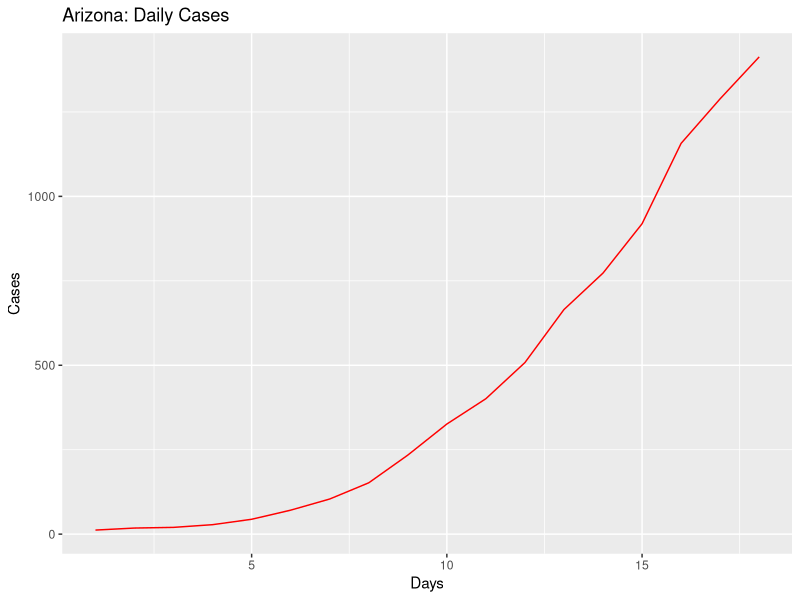
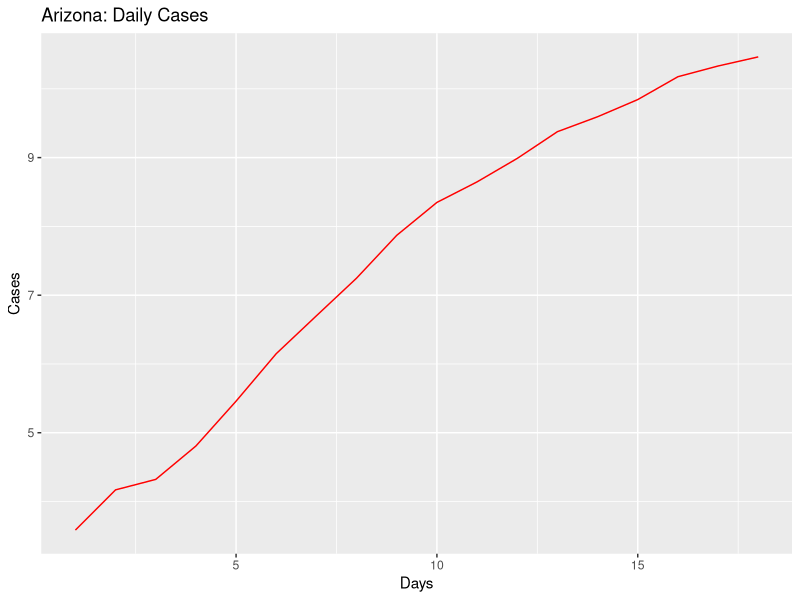
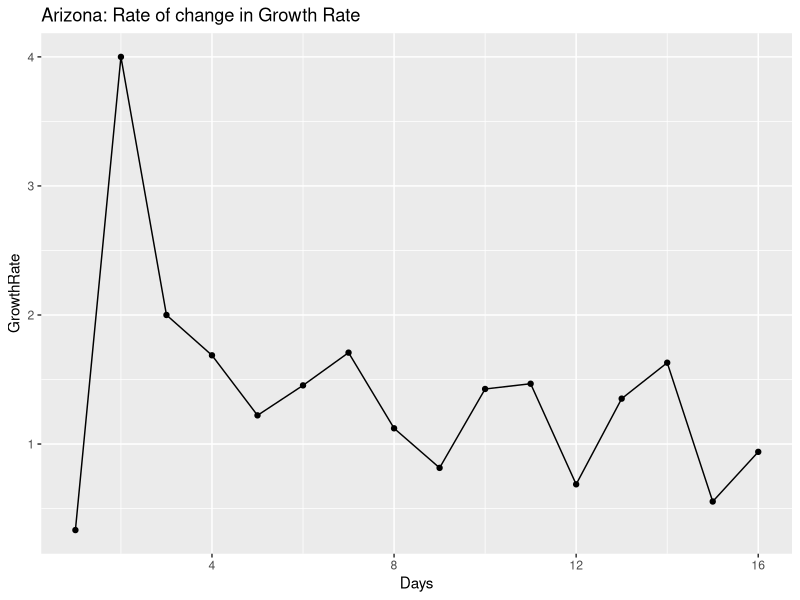
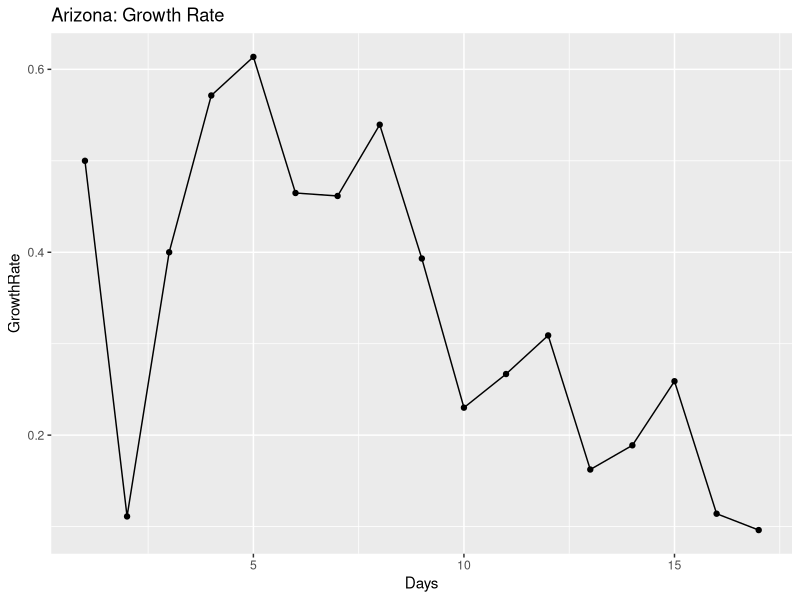
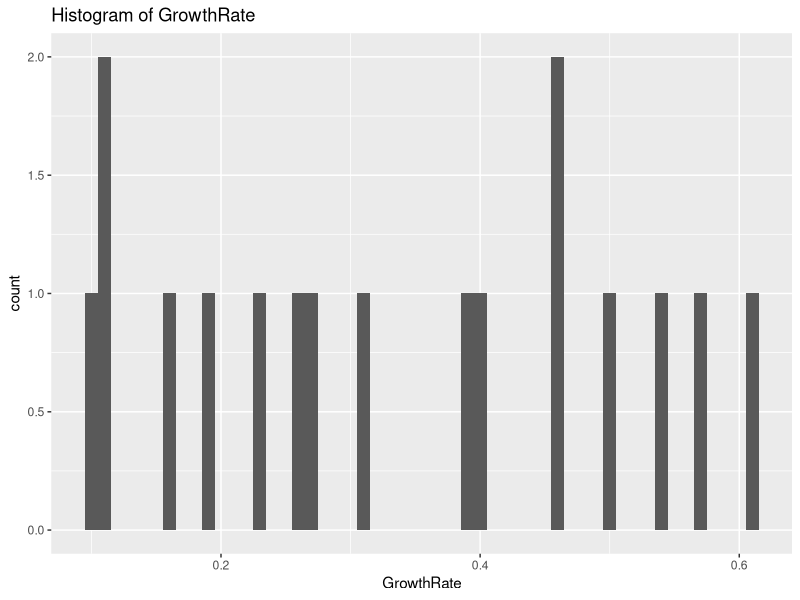
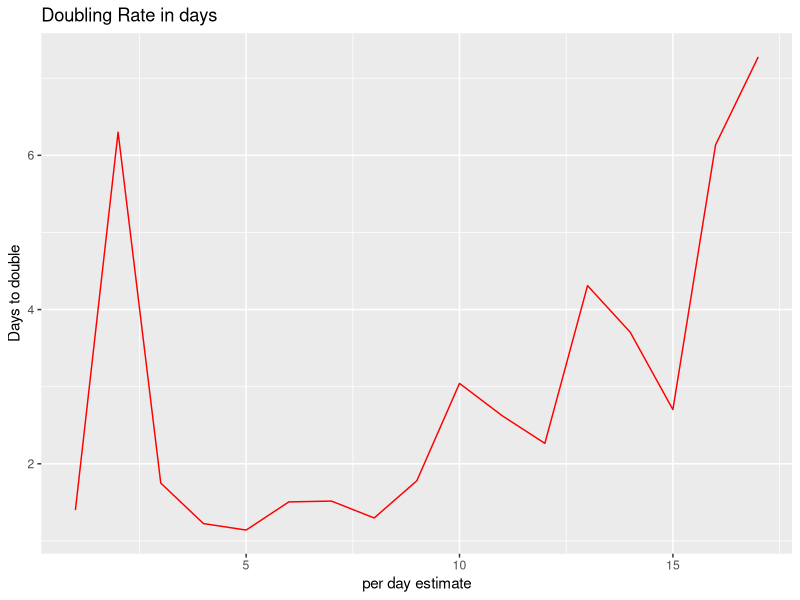
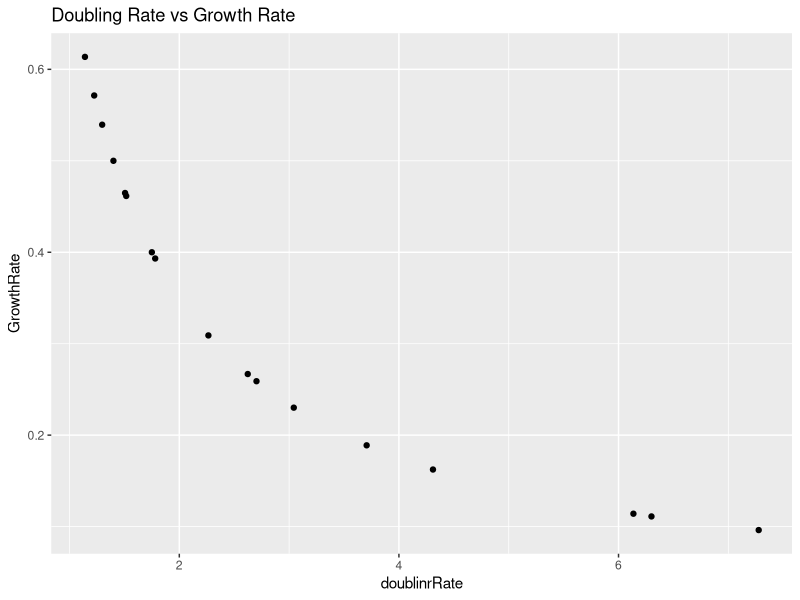
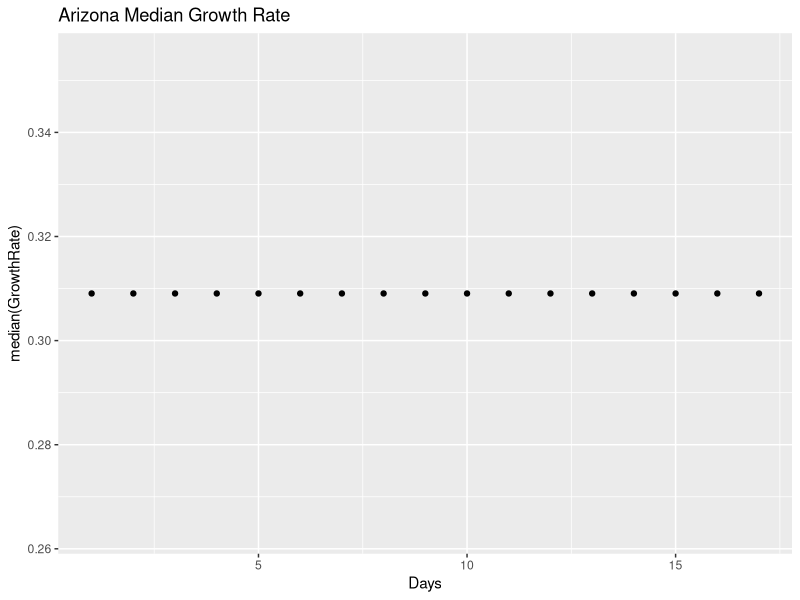

These figures' R source, in order:
## ---- chunk 1
knitr::opts_chunk$set(echo = TRUE)
## ---- chunk 2
library(ggplot2)
library(gridExtra)
library(dplyr)

coronaGrowth <- function(absoluteNumbers){
  growthfactor <- NULL
  absgrowth <- NULL
  for(i in 1:length(absoluteNumbers))
  {
    #print((absoluteNumbers[i]-absoluteNumbers[i+1]/absoluteNumbers[i+1])/absoluteNumbers[i+1])
    growthfactor[i] <- ((absoluteNumbers[i]-absoluteNumbers[i+1]))/(absoluteNumbers[i+1]-absoluteNumbers[i+2])  
    #growthfactor[i] <- ((absoluteNumbers[i]-absoluteNumbers[i+1]))/(absolutenumbers[i])
  }
  
  return (rev(growthfactor))
}

DailyGrowthRate <- function(absoluteNumbers)
{
  growthfactor <- NULL
  absgrowth <- NULL
  for(i in 1:length(absoluteNumbers))
  {
    #print((absoluteNumbers[i]-absoluteNumbers[i+1]/absoluteNumbers[i+1])/absoluteNumbers[i+1])
    growthfactor[i] <- ((absoluteNumbers[i]/absoluteNumbers[i+1]))-1 
    #growthfactor[i] <- ((absoluteNumbers[i]-absoluteNumbers[i+1]))/(absolutenumbers[i])
  }
  
  return (rev(growthfactor))  
}

DoublingRate <- function(absoluteNumbers)
{
  doublingrRate <- NULL
  cumsum <- NULL
  for(i in 1:length(absoluteNumbers))
  {
    
    doublingrRate[i] <- (70/(absoluteNumbers[i]*100))
    
  }
  return ((doublingrRate))  
}

## ---- chunk 3
#Arizona
absolutenumbers <- c(1413,1289,1157,919,773,665,508,401,326,234,152,104,71,44,28,20,18,12)

#America
#absolutenumbers <- c(101.7*1000,83.8*1000,65.8*1000,53.7*1000,43.8*1000,33.3*1000,25*1000,19*1000,13.7*1000,7.8*1000,6.4*1000,4.6*1000,3.5*1000,2.7*1000)
## ---- chunk 4
growthrate <- na.exclude(coronaGrowth(absolutenumbers))
days <- seq(1:length(growthrate))
dataTrend <- data.frame(GrowthRate = growthrate,Days = days)
print(dataTrend)
p1 <- ggplot(data=dataTrend, aes(x=Days, y=GrowthRate, group=1)) +ggtitle("Arizona: Rate of change in Growth Rate")+
  geom_line()+
  geom_point()

print(dataTrend)
#print(dataTrend1)




growthrate1 <- na.exclude(DailyGrowthRate(absolutenumbers))
doublingrate1 <- na.exclude(DoublingRate(growthrate1))
days1 <- seq(1:length(growthrate1))
dataTrend1 <- data.frame(GrowthRate = growthrate1,Days = days1,doublinrRate = doublingrate1)
print(dataTrend1)
multiplier <- tail(dataTrend1, n = 1)
pred_val <- (head(absolutenumbers, n = 1)*multiplier[,"GrowthRate"])+head(absolutenumbers, n = 1)

p2 <- ggplot(data=dataTrend1, aes(x=Days, y=GrowthRate, group=1)) +ggtitle("Arizona: Growth Rate")+
  geom_line()+
  geom_point()

days <- seq(1:length(absolutenumbers))
growthrate <- append(growthrate, c(1,1),after = 0)
dataOriginal <- data.frame(Cases = rev(absolutenumbers), Days = days)
p3<- ggplot() +geom_line(data=dataOriginal, aes(x=Days, y=Cases,),color = "Red")+labs(title="Arizona: Daily Cases", y="Cases", x="Days")

p3_log<- ggplot() +geom_line(data=dataOriginal, aes(x=Days, y=log2(Cases)),color = "Red")+labs(title="Arizona: Daily Cases", y="Cases", x="Days")+
  #geom_line(data=dataOriginal, aes(x=Days+1, y=Prediction),color = "Blue")
  geom_point()



# Analyze growth rate to get interval of values
summary(dataTrend1$GrowthRate)
dataTrend1%>%select("GrowthRate")%>%summarise(meanGR = mean(GrowthRate), medianGR = median(GrowthRate), sdGR = sd(GrowthRate))
p4 <- ggplot(data = dataTrend1, aes(x = GrowthRate))+ggtitle("Histogram of GrowthRate")+geom_histogram(binwidth = 0.01)


#Analyze the doubling rate
p5<- ggplot() +geom_line(data=dataTrend1, aes(x=Days, y=doublinrRate),color = "Red")+labs(title="Doubling Rate in days", y="Days to double", x ="per day estimate")+
  #geom_line(data=dataOriginal, aes(x=Days+1, y=Prediction),color = "Blue")
  geom_point()

#Scatter plor of Growthrate versus Doubling Rate
p6 <- ggplot()+geom_point(data = dataTrend1, aes(x = doublinrRate, y = GrowthRate))+labs(title = "Doubling Rate vs Growth Rate")

#Median growth rate trend 
p7 <- ggplot()+geom_point(data = dataTrend1, aes(x = Days, y = median(GrowthRate)))+labs(title = "Arizona Median Growth Rate")

#Confidence Interval for mean population GrowthRate:
meanGR = mean(dataTrend1$GrowthRate)
sdGR = sd(dataTrend1$GrowthRate)

uppperlimitGR= meanGR+sdGR
lowerlimitGR = meanGR-sdGR

#Predictions based on: Current Growth Rate, MeanGrowth Rate, Upper GrowthRate, Lower GrowthRate
pred_val_Current <- (head(absolutenumbers, n = 1)*multiplier[,"GrowthRate"])+head(absolutenumbers, n = 1)
pred_val_MeanGR <- (head(absolutenumbers, n = 1)*meanGR)+head(absolutenumbers, n = 1)
pred_val_upperGR <- (head(absolutenumbers, n = 1)*uppperlimitGR)+head(absolutenumbers, n = 1)
pred_val_lowerGR <- (head(absolutenumbers, n = 1)*lowerlimitGR)+head(absolutenumbers, n = 1)

print("Current GR:")
print(multiplier[,"GrowthRate"])
print(pred_val_Current)

print("Mean GR:")
print(meanGR)
print(pred_val_MeanGR)

print("Upperlimit GR:")
print(uppperlimitGR)
print(pred_val_upperGR)

print("Lowerlimit GR:")
print(lowerlimitGR)
print(pred_val_lowerGR)

#Doubling rate:-
DRCurrent <- round(70/(meanGR*100),digits = 0)
DRMedian <- round(70/(median(dataTrend1$GrowthRate)*100),digits = 0)
latestDRCurrent <- round(tail(dataTrend1$doublinrRate,n=1),digits = 0)

## ---- chunk 5
#grid.arrange(p3,p3_log,p1,p2,p4,p5,p6,nrow = 4, ncol = 2)
print(p3)
print(p3_log)
print(p1)
print(p2)
print(p4)
print(p5)
print(p6)
print(p7)
## ---- chunk 6
library(ggplot2)
library(gridExtra)
library(dplyr)

coronaGrowth <- function(absoluteNumbers){
  growthfactor <- NULL
  absgrowth <- NULL
  for(i in 1:length(absoluteNumbers))
  {
    #print((absoluteNumbers[i]-absoluteNumbers[i+1]/absoluteNumbers[i+1])/absoluteNumbers[i+1])
    growthfactor[i] <- ((absoluteNumbers[i]-absoluteNumbers[i+1]))/(absoluteNumbers[i+1]-absoluteNumbers[i+2])  
    #growthfactor[i] <- ((absoluteNumbers[i]-absoluteNumbers[i+1]))/(absolutenumbers[i])
  }
  
  return (rev(growthfactor))
}

DailyGrowthRate <- function(absoluteNumbers)
{
  growthfactor <- NULL
  absgrowth <- NULL
  for(i in 1:length(absoluteNumbers))
  {
    #print((absoluteNumbers[i]-absoluteNumbers[i+1]/absoluteNumbers[i+1])/absoluteNumbers[i+1])
    growthfactor[i] <- ((absoluteNumbers[i]/absoluteNumbers[i+1]))-1 
    #growthfactor[i] <- ((absoluteNumbers[i]-absoluteNumbers[i+1]))/(absolutenumbers[i])
  }
  
  return (rev(growthfactor))  
}

DoublingRate <- function(absoluteNumbers)
{
  doublingrRate <- NULL
  cumsum <- NULL
  for(i in 1:length(absoluteNumbers))
  {
    
    doublingrRate[i] <- (70/(absoluteNumbers[i]*100))
    
  }
  return ((doublingrRate))  
}

## ---- chunk 7
#Arizona
#absolutenumbers <- c(773,665,508,401,326,234,152,104,71,44,28,20,18,12)

#America
absolutenumbers <- c(205.035*1000,176.518*1000,145.369*1000,133.094*1000,123.578*1000,101.7*1000,83.8*1000,65.8*1000,53.7*1000,43.8*1000,33.3*1000,25*1000,19*1000,13.7*1000,7.8*1000,6.4*1000,4.6*1000,3.5*1000,2.7*1000)
## ---- chunk 8
growthrate <- na.exclude(coronaGrowth(absolutenumbers))
days <- seq(1:length(growthrate))
dataTrend <- data.frame(GrowthRate = growthrate,Days = days)
print(dataTrend)
p1 <- ggplot(data=dataTrend, aes(x=Days, y=GrowthRate, group=1)) +ggtitle("US: Rate of change in Growth Rate")+
  geom_line()+
  geom_point()

print(dataTrend)
#print(dataTrend1)




growthrate1 <- na.exclude(DailyGrowthRate(absolutenumbers))
doublingrate1 <- na.exclude(DoublingRate(growthrate1))
days1 <- seq(1:length(growthrate1))
dataTrend1 <- data.frame(GrowthRate = growthrate1,Days = days1,doublinrRate = doublingrate1)
print(dataTrend1)
multiplier <- tail(dataTrend1, n = 1)
pred_val <- (head(absolutenumbers, n = 1)*multiplier[,"GrowthRate"])+head(absolutenumbers, n = 1)

p2 <- ggplot(data=dataTrend1, aes(x=Days, y=GrowthRate, group=1)) +ggtitle("US: Growth Rate")+
  geom_line()+
  geom_point()

days <- seq(1:length(absolutenumbers))
growthrate <- append(growthrate, c(1,1),after = 0)
dataOriginal <- data.frame(Cases = rev(absolutenumbers), Days = days)
p3<- ggplot() +geom_line(data=dataOriginal, aes(x=Days, y=Cases,),color = "Red")+labs(title="US: Daily Cases", y="Cases", x="Days")

p3_log<- ggplot() +geom_line(data=dataOriginal, aes(x=Days, y=log2(Cases)),color = "Red")+labs(title="US: Daily Cases", y="Cases", x="Days")+
  #geom_line(data=dataOriginal, aes(x=Days+1, y=Prediction),color = "Blue")
  geom_point()



# Analyze growth rate to get interval of values
summary(dataTrend1$GrowthRate)
dataTrend1%>%select("GrowthRate")%>%summarise(meanGR = mean(GrowthRate), medianGR = median(GrowthRate), sdGR = sd(GrowthRate))
p4 <- ggplot(data = dataTrend1, aes(x = GrowthRate))+ggtitle("Histogram of GrowthRate")+geom_histogram(binwidth = 0.01)


#Analyze the doubling rate
p5<- ggplot() +geom_line(data=dataTrend1, aes(x=Days, y=doublinrRate),color = "Red")+labs(title="Doubling Rate in days", y="Days to double", x ="per day estimate")+
  #geom_line(data=dataOriginal, aes(x=Days+1, y=Prediction),color = "Blue")
  geom_point()

#Scatter plor of Growthrate versus Doubling Rate
p6 <- ggplot()+geom_point(data = dataTrend1, aes(x = doublinrRate, y = GrowthRate))+labs(title = "Doubling Rate vs Growth Rate")

#Median growth rate trend 
p7 <- ggplot()+geom_point(data = dataTrend1, aes(x = Days, y = median(GrowthRate)))+labs(title = "US Median Growth Rate")



#Confidence Interval for mean population GrowthRate:
meanGR = mean(dataTrend1$GrowthRate)
sdGR = sd(dataTrend1$GrowthRate)

uppperlimitGR= meanGR+sdGR
lowerlimitGR = meanGR-sdGR

#Predictions based on: Current Growth Rate, MeanGrowth Rate, Upper GrowthRate, Lower GrowthRate
pred_val_Current <- (head(absolutenumbers, n = 1)*multiplier[,"GrowthRate"])+head(absolutenumbers, n = 1)
pred_val_MeanGR <- (head(absolutenumbers, n = 1)*meanGR)+head(absolutenumbers, n = 1)
pred_val_upperGR <- (head(absolutenumbers, n = 1)*uppperlimitGR)+head(absolutenumbers, n = 1)
pred_val_lowerGR <- (head(absolutenumbers, n = 1)*lowerlimitGR)+head(absolutenumbers, n = 1)

print("Current GR:")
print(multiplier[,"GrowthRate"])
print(pred_val_Current)

print("Mean GR:")
print(meanGR)
print(pred_val_MeanGR)

print("Upperlimit GR:")
print(uppperlimitGR)
print(pred_val_upperGR)

print("Lowerlimit GR:")
print(lowerlimitGR)
print(pred_val_lowerGR)

#Doubling rate:-
DRCurrent <- round(70/(meanGR*100),digits = 0)
DRMedian <- round(70/(median(dataTrend1$GrowthRate)*100),digits = 0)
latestDRCurrent <- round(tail(dataTrend1$doublinrRate,n=1),digits = 0)

## ---- chunk 9
#grid.arrange(p3,p3_log,p1,p2,p4,p5,p6,nrow = 4, ncol = 2)
print(p3)
print(p3_log)
print(p1)
print(p2)
print(p4)
print(p5)
print(p6)
print(p7)
## ---- chunk 10
library(ggplot2)
library(gridExtra)
library(dplyr)

coronaGrowth <- function(absoluteNumbers){
  growthfactor <- NULL
  absgrowth <- NULL
  for(i in 1:length(absoluteNumbers))
  {
    #print((absoluteNumbers[i]-absoluteNumbers[i+1]/absoluteNumbers[i+1])/absoluteNumbers[i+1])
    growthfactor[i] <- ((absoluteNumbers[i]-absoluteNumbers[i+1]))/(absoluteNumbers[i+1]-absoluteNumbers[i+2])  
    #growthfactor[i] <- ((absoluteNumbers[i]-absoluteNumbers[i+1]))/(absolutenumbers[i])
  }
  
  return (rev(growthfactor))
}

DailyGrowthRate <- function(absoluteNumbers)
{
  growthfactor <- NULL
  absgrowth <- NULL
  for(i in 1:length(absoluteNumbers))
  {
    #print((absoluteNumbers[i]-absoluteNumbers[i+1]/absoluteNumbers[i+1])/absoluteNumbers[i+1])
    growthfactor[i] <- ((absoluteNumbers[i]/absoluteNumbers[i+1]))-1 
    #growthfactor[i] <- ((absoluteNumbers[i]-absoluteNumbers[i+1]))/(absolutenumbers[i])
  }
  
  return (rev(growthfactor))  
}

DoublingRate <- function(absoluteNumbers)
{
  doublingrRate <- NULL
  cumsum <- NULL
  for(i in 1:length(absoluteNumbers))
  {
    
    doublingrRate[i] <- (70/(absoluteNumbers[i]*100))
    
  }
  return ((doublingrRate))  
}

## ---- chunk 11
#Arizona
#absolutenumbers <- c(773,665,508,401,326,234,152,104,71,44,28,20,18,12)

#America
absolutenumbers <- c(1637,1397,1251,1071,1024,987,887,727,657,536,499,396,332,249,194,169,143,129,114,100,82,74,62,62,47,40,34,31,30,29,7,6,3,3,3,3,3,3,3,3,3,3,3,3,3,3,3)
## ---- chunk 12
growthrate <- na.exclude(coronaGrowth(absolutenumbers))
days <- seq(1:length(growthrate))
dataTrend <- data.frame(GrowthRate = growthrate,Days = days)
print(dataTrend)
p1 <- ggplot(data=dataTrend, aes(x=Days, y=GrowthRate, group=1)) +ggtitle("US: Rate of change in Growth Rate")+
  geom_line()+
  geom_point()

print(dataTrend)
#print(dataTrend1)




growthrate1 <- na.exclude(DailyGrowthRate(absolutenumbers))
doublingrate1 <- na.exclude(DoublingRate(growthrate1))
days1 <- seq(1:length(growthrate1))
dataTrend1 <- data.frame(GrowthRate = growthrate1,Days = days1,doublinrRate = doublingrate1)
print(dataTrend1)
multiplier <- tail(dataTrend1, n = 1)
pred_val <- (head(absolutenumbers, n = 1)*multiplier[,"GrowthRate"])+head(absolutenumbers, n = 1)

p2 <- ggplot(data=dataTrend1, aes(x=Days, y=GrowthRate, group=1)) +ggtitle("India: Growth Rate")+
  geom_line()+
  geom_point()

days <- seq(1:length(absolutenumbers))
growthrate <- append(growthrate, c(1,1),after = 0)
dataOriginal <- data.frame(Cases = rev(absolutenumbers), Days = days)
p3<- ggplot() +geom_line(data=dataOriginal, aes(x=Days, y=Cases,),color = "Red")+labs(title="India: Daily Cases", y="Cases", x="Days")

p3_log<- ggplot() +geom_line(data=dataOriginal, aes(x=Days, y=log2(Cases)),color = "Red")+labs(title="India: Daily Cases", y="Cases", x="Days")+
  #geom_line(data=dataOriginal, aes(x=Days+1, y=Prediction),color = "Blue")
  geom_point()



# Analyze growth rate to get interval of values
summary(dataTrend1$GrowthRate)
dataTrend1%>%select("GrowthRate")%>%summarise(meanGR = mean(GrowthRate), medianGR = median(GrowthRate), sdGR = sd(GrowthRate))
p4 <- ggplot(data = dataTrend1, aes(x = GrowthRate))+ggtitle("Histogram of GrowthRate")+geom_histogram(binwidth = 0.01)


#Analyze the doubling rate
p5<- ggplot() +geom_line(data=dataTrend1, aes(x=Days, y=doublinrRate),color = "Red")+labs(title="Doubling Rate in days", y="Days to double", x ="per day estimate")+
  #geom_line(data=dataOriginal, aes(x=Days+1, y=Prediction),color = "Blue")
  geom_point()

#Scatter plor of Growthrate versus Doubling Rate
p6 <- ggplot()+geom_point(data = dataTrend1, aes(x = doublinrRate, y = GrowthRate))+labs(title = "Doubling Rate vs Growth Rate")

#Median growth rate trend 
p7 <- ggplot()+geom_point(data = dataTrend1, aes(x = Days, y = median(GrowthRate)))+labs(title = "India Median Growth Rate")



#Confidence Interval for mean population GrowthRate:
meanGR = mean(dataTrend1$GrowthRate)
sdGR = sd(dataTrend1$GrowthRate)

uppperlimitGR= meanGR+sdGR
lowerlimitGR = meanGR-sdGR

#Predictions based on: Current Growth Rate, MeanGrowth Rate, Upper GrowthRate, Lower GrowthRate
pred_val_Current <- (head(absolutenumbers, n = 1)*multiplier[,"GrowthRate"])+head(absolutenumbers, n = 1)
pred_val_MeanGR <- (head(absolutenumbers, n = 1)*meanGR)+head(absolutenumbers, n = 1)
pred_val_upperGR <- (head(absolutenumbers, n = 1)*uppperlimitGR)+head(absolutenumbers, n = 1)
pred_val_lowerGR <- (head(absolutenumbers, n = 1)*lowerlimitGR)+head(absolutenumbers, n = 1)

print("Current GR:")
print(multiplier[,"GrowthRate"])
print(pred_val_Current)

print("Mean GR:")
print(meanGR)
print(pred_val_MeanGR)

print("Upperlimit GR:")
print(uppperlimitGR)
print(pred_val_upperGR)

print("Lowerlimit GR:")
print(lowerlimitGR)
print(pred_val_lowerGR)

#Doubling rate:-
DRCurrent <- round(70/(meanGR*100),digits = 0)
DRMedian <- round(70/(median(dataTrend1$GrowthRate)*100),digits = 0)
latestDRCurrent <- round(tail(dataTrend1$doublinrRate,n=1),digits = 0)

## ---- chunk 13
#grid.arrange(p3,p3_log,p1,p2,p4,p5,p6,nrow = 4, ncol = 2)
print(p3)
print(p3_log)
print(p1)
print(p2)
print(p4)
print(p5)
print(p6)
print(p7)
